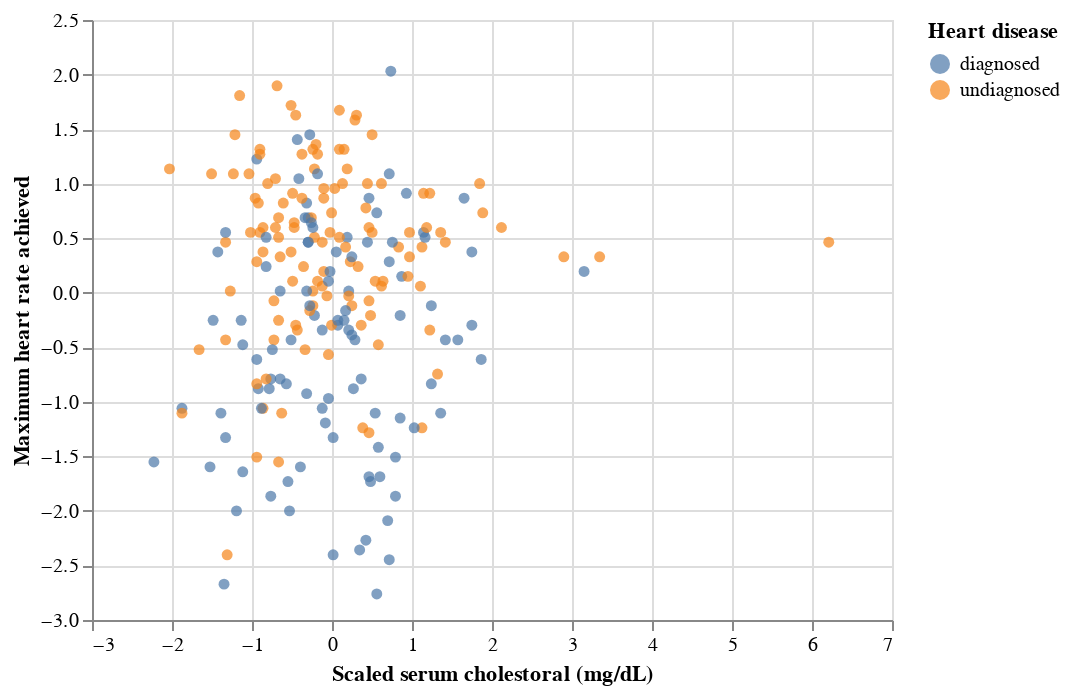

Source (notebook cell):
### Markdown cell above
#### Relationship between Cholesterol and Maximum Heart Rate Achieved

We will show a pattern in the two varibles, `cholesterol` and `max_heart_rate`, by using the K nearest neighbors classification.

### Code cell
chol_max_hr = (
    alt.Chart(hd_scaled_train)
    .mark_circle()
    .encode(
        x=alt.X("cholesterol", title="Scaled serum cholestoral (mg/dL)"),
        y=alt.Y("max_heart_rate", title="Maximum heart rate achieved"),
        color=alt.Color("heart_disease", title="Heart disease"),
    )
)
chol_max_hr

### Figure 1 — Vega-Lite specification as saved in the notebook (floating-point values rounded to 4 significant figures; data arrays with more than 128 entries replaced by an {"elided": "..."} marker saying what was removed)
{"config": {"view": {"continuousWidth": 400, "continuousHeight": 300}}, "data": {"name": "data-ee50e17eaa06e0eff1d4291b96f6db14"}, "mark": "circle", "encoding": {"color": {"field": "heart_disease", "title": "Heart disease", "type": "nominal"}, "x": {"field": "cholesterol", "title": "Scaled serum cholestoral (mg/dL)", "type": "quantitative"}, "y": {"field": "max_heart_rate", "title": "Maximum heart rate achieved", "type": "quantitative"}}, "$schema": "https://vega.github.io/schema/vega-lite/v4.17.0.json", "datasets": {"data-ee50e17eaa06e0eff1d4291b96f6db14": {"elided": "222 records"}}}
